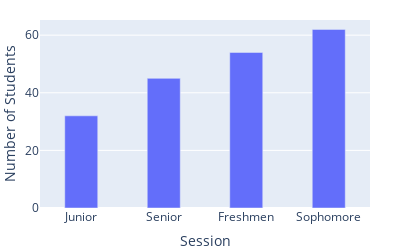

This figure's notebook cell:
### Code cell
import plotly.express as px
fig = px.bar(
    a,
    x="STUDY YEAR",
    y="IN NUMBERS",
)

fig.update_layout(
    xaxis_title="Session",
    yaxis_title="Number of Students",
    width=400,
    height=250,
    margin=dict(l=30, r=30, t=20, b=0),
    bargap=0.5
)

fig.update_traces(width=0.4)

### Figure 1 — Plotly figure (JSON) as saved in the notebook; plotly's stock layout.template omitted (floating-point values rounded to 4 significant figures)
{"data": [{"alignmentgroup": "True", "hovertemplate": "STUDY YEAR=%{x}<br>IN NUMBERS=%{y}<extra></extra>", "legendgroup": "", "marker": {"color": "#636efa", "pattern": {"shape": ""}}, "name": "", "offsetgroup": "", "orientation": "v", "showlegend": false, "textposition": "auto", "x": ["Junior", "Senior", "Freshmen", "Sophomore"], "xaxis": "x", "y": [32, 45, 54, 62], "yaxis": "y", "type": "bar", "width": 0.4}], "layout": {"xaxis": {"anchor": "y", "domain": [0.0, 1.0], "title": {"text": "Session"}}, "yaxis": {"anchor": "x", "domain": [0.0, 1.0], "title": {"text": "Number of Students"}}, "legend": {"tracegroupgap": 0}, "margin": {"t": 20, "l": 30, "r": 30, "b": 0}, "barmode": "relative", "width": 400, "height": 250, "bargap": 0.5}}
